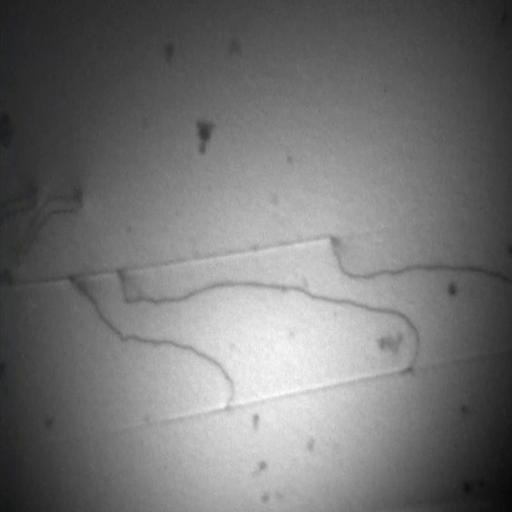
#> input picture sample_images/sample1.jpg, 512 x 512 px
$ python -i preprocessing.py   (imports and definitions only)   (older library calls are emulated)
#> lines starting #> are read from the running program, lines starting #| are printed output that depends on the picture
import numpy as np
import scipy as scp
from mpl_toolkits.axes_grid1 import make_axes_locatable
from matplotlib.colors import ListedColormap
from matplotlib import cm
import cv2
import PIL
from skimage import *
import skimage.io
import skimage.morphology as morphology
import matplotlib.pyplot as plt
from pathlib import Path

from cv2 import connectedComponentsWithStats

connected_components_cmap = ListedColormap([(0, 0, 0)] + [c for c in cm.get_cmap('tab20').colors], name='my colormap')
default_fig_size = (4.5, 4.5)
default_fig_wspace = 0.03

# [126 lines left out: function connected_components, not called in this run]


class MaskDataClass:
    """This class provides methods for handling the mask data and some conversion (CV2/np.array) functionality.

     Default value range is 0..255. For 0..1 there is the getter "cv_image".

    self._image holds the data and is an array of ints with values from 0.255
    """

    # [40 lines left out: functions __init__, cv_image, not called in this run]

    @property
    def image(self):
        return np.array(self.__image, dtype=np.uint8)

    # [4 lines left out: function image, not called in this run]

    def set_image(self, image):
        self.__image = np.array(image, dtype=np.uint8)

    # [4 lines left out: function from_cv_image_to_pil_array, not called in this run]

    def set_image_data_from_cv_image(self, cv_image):
        self.__image = (1 - cv_image) * 255

    # [38 lines left out: function show, not called in this run]


    def invert(self):
        # cv2.invert(self.__image/255, self.__image) * 255
        self.__image = 255 - self.__image


    # [11 lines left out: function info, not called in this run]


class MaskPreprocessor:
    """The main data container and a collection of image processing functions for noise removal, gap closure etc

    Default value range is 0..255. For 0..1 there is the getter "cv_image".

    self._image holds the data and is an array of ints with values from 0.255
    """
    CMAP = 'gray'

    def __init__(self, image: [str, Path, np.ndarray], verbose=True):
        """

        :param image: can be a path to an image or the numpy array of the image itself
        """
        if isinstance(image, np.ndarray):
            mask = image.copy() if np.isclose(image.max(), 0) else  255 * image.copy()
        else:
            path = Path(str(image))
            assert path.exists()

            mask = cv2.imread(str(path), cv2.IMREAD_GRAYSCALE)  # or 0
            # [7 lines of commented-out code are left out]

        self.original_image = np.array(mask, dtype=np.float32)  # that's the equivalent to cv2.CV_32F
        self.__image = np.array(mask, dtype=np.float32)

        # some sanity checks ensuring that that bg=0, fg=255
        n, _ = np.histogram(self.__image, bins=[-0.5, 0.5, 254.5, 255.5])
        assert n[0] > 0, "no background pixel"
        assert n[2] > 0, "no foreground pixel (-->empty image or not 0..255)"
        if verbose and (n[0] < n[2]):
            print("[INFO]: Image has less background pixel (value=0, black) than foreground pixel (value=255, white) \n"
                  f"        --> Image might have to be inverted: freq. of value=0: {n[0]}, ... of value =255: {n[2]}")

    # [27 lines left out: functions cv_image, image, from_cv_image_to_pil_array, not called in this run]

    def set_image_data_from_cv_image(self, cv_image):
        self.__image = (1 - cv_image) * 255

    # [13 lines left out: function show, not called in this run]

    def invert(self):
        # cv2.invert(self.__image/255, self.__image) * 255
        self.__image = 255 - self.__image

    # [154 lines left out: functions thresholding, binary_closing, info, connected_components, not called in this run]

>>> import cv2
>>> picture = cv2.imread('../../../sample_images/sample1.jpg')
#> picture is the input picture: shape (512, 512, 3); mean B, G, R 115.5, 115.5, 115.4
>>> result = MaskPreprocessor(picture).connected_components()
#> in __init__, `mask = image.copy() if np.isclose(image.max(), 0) else  255 * image.co..`:
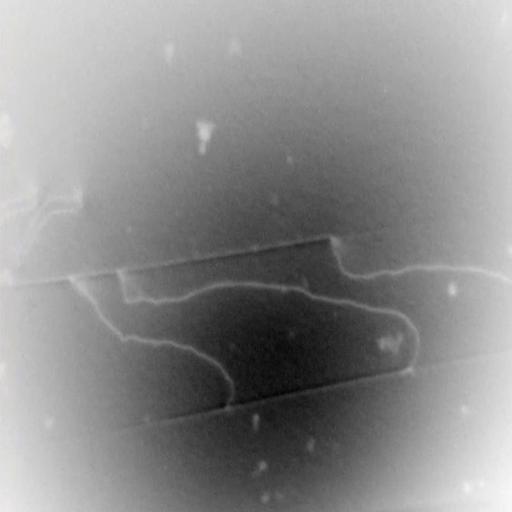
#> mask: shape (512, 512, 3); mean B, G, R 140.5, 140.5, 140.6
#> (the run stopped early here; a loop or call above may not have finished)

$ run again, on sample_images/sample4.jpg
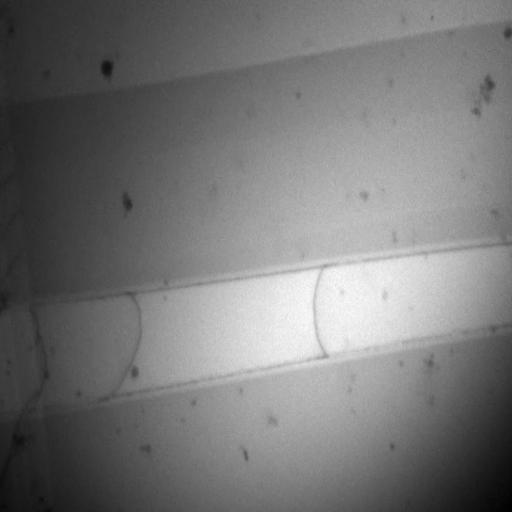
#> input picture sample_images/sample4.jpg, 512 x 512 px
#> picture is the input picture: shape (512, 512, 3); min 1, max 252, mean 118
#> in __init__, `mask = image.copy() if np.isclose(image.max(), 0) else  255 * image.co..`:
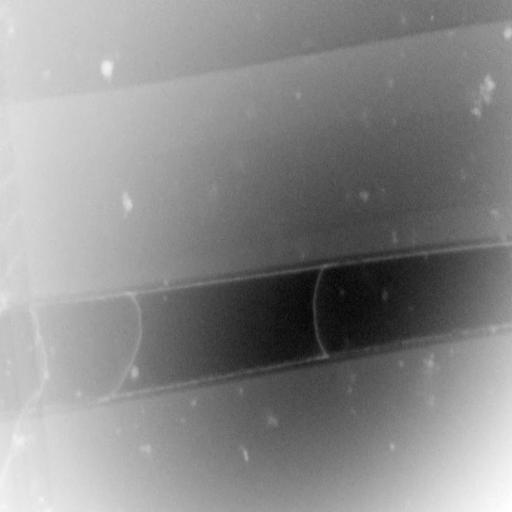
#> mask: shape (512, 512, 3); min 4, max 255, mean 138
